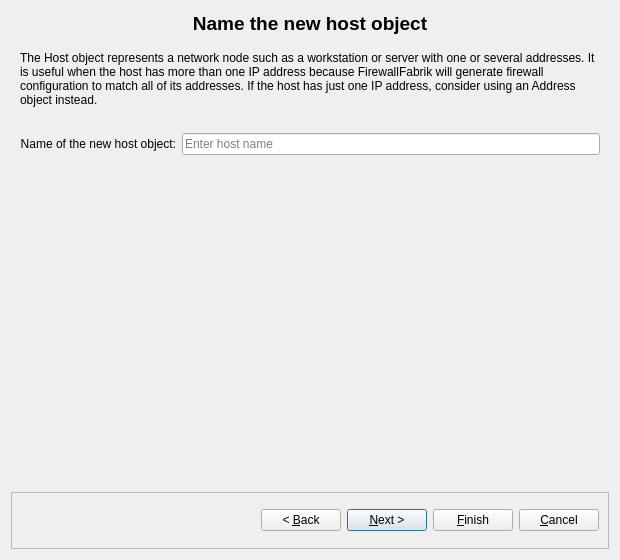
<?xml version="1.0" encoding="UTF-8"?>
<ui version="4.0">
 <class>newHostDialog_q</class>
 <widget class="QDialog" name="newHostDialog_q">
  <property name="windowModality">
   <enum>Qt::WindowModality::WindowModal</enum>
  </property>
  <property name="geometry">
   <rect>
    <x>0</x>
    <y>0</y>
    <width>620</width>
    <height>560</height>
   </rect>
  </property>
  <property name="windowTitle">
   <string>Create New Host</string>
  </property>
  <layout class="QGridLayout">
   <item row="0" column="0">
    <widget class="QLabel" name="titleLabel">
     <property name="sizePolicy">
      <sizepolicy hsizetype="MinimumExpanding" vsizetype="Fixed">
       <horstretch>0</horstretch>
       <verstretch>0</verstretch>
      </sizepolicy>
     </property>
     <property name="minimumSize">
      <size>
       <width>0</width>
       <height>25</height>
      </size>
     </property>
     <property name="font">
      <font>
       <pointsize>14</pointsize>
       <bold>true</bold>
      </font>
     </property>
     <property name="text">
      <string>Name the new host object</string>
     </property>
     <property name="alignment">
      <set>Qt::AlignmentFlag::AlignCenter</set>
     </property>
    </widget>
   </item>
   <item row="1" column="0">
    <widget class="QStackedWidget" name="stackedWidget">
     <property name="minimumSize">
      <size>
       <width>500</width>
       <height>380</height>
      </size>
     </property>
     <property name="currentIndex">
      <number>0</number>
     </property>
     <!-- Page 0: Object name -->
     <widget class="QWidget" name="page_name">
      <layout class="QVBoxLayout" name="page0Layout">
       <item>
        <widget class="QLabel" name="descriptionLabel">
         <property name="text">
          <string>The Host object represents a network node such as a workstation or server with one or several addresses. It is useful when the host has more than one IP address because FirewallFabrik will generate firewall configuration to match all of its addresses. If the host has just one IP address, consider using an Address object instead.</string>
         </property>
         <property name="wordWrap">
          <bool>true</bool>
         </property>
        </widget>
       </item>
       <item>
        <spacer name="spacer_name_top">
         <property name="orientation">
          <enum>Qt::Orientation::Vertical</enum>
         </property>
         <property name="sizeType">
          <enum>QSizePolicy::Policy::Fixed</enum>
         </property>
         <property name="sizeHint" stdset="0">
          <size>
           <width>20</width>
           <height>20</height>
          </size>
         </property>
        </spacer>
       </item>
       <item>
        <layout class="QHBoxLayout" name="nameLayout">
         <item>
          <widget class="QLabel" name="nameLabel">
           <property name="text">
            <string>Name of the new host object:</string>
           </property>
           <property name="alignment">
            <set>Qt::AlignmentFlag::AlignRight|Qt::AlignmentFlag::AlignVCenter</set>
           </property>
          </widget>
         </item>
         <item>
          <widget class="QLineEdit" name="obj_name">
           <property name="toolTip">
            <string>Enter the name for the new host. The name must be unique within the library.</string>
           </property>
           <property name="placeholderText">
            <string>Enter host name</string>
           </property>
          </widget>
         </item>
        </layout>
       </item>
       <item>
        <spacer name="spacer_name_bottom">
         <property name="orientation">
          <enum>Qt::Orientation::Vertical</enum>
         </property>
         <property name="sizeHint" stdset="0">
          <size>
           <width>20</width>
           <height>200</height>
          </size>
         </property>
        </spacer>
       </item>
      </layout>
     </widget>
     <!-- Page 1: Configure interfaces -->
     <widget class="QWidget" name="page_interfaces">
      <layout class="QVBoxLayout" name="page1Layout">
       <item>
        <widget class="QLabel" name="ifaceDescriptionLabel">
         <property name="sizePolicy">
          <sizepolicy hsizetype="Preferred" vsizetype="Fixed">
           <horstretch>0</horstretch>
           <verstretch>0</verstretch>
          </sizepolicy>
         </property>
         <property name="text">
          <string>Add interfaces to the new host. &quot;Name&quot; corresponds to the name of the physical interface, such as &quot;eth0&quot; or &quot;ens192&quot;. &quot;Label&quot; is used to mark an interface to reflect network topology, e.g. &quot;outside&quot; or &quot;inside&quot;. Select &quot;Unnumbered&quot; for interfaces without an IP address (e.g. tunnel endpoints). Select &quot;Dynamic&quot; for interfaces that get their IP via DHCP or PPP.</string>
         </property>
         <property name="wordWrap">
          <bool>true</bool>
         </property>
        </widget>
       </item>
       <item>
        <widget class="QTabWidget" name="interfaceEditor">
         <property name="toolTip">
          <string>Each tab represents one network interface. Use the + and − buttons to add or remove interfaces.</string>
         </property>
        </widget>
       </item>
       <item>
        <widget class="QLabel" name="ifaceValidationLabel">
         <property name="text">
          <string/>
         </property>
         <property name="wordWrap">
          <bool>true</bool>
         </property>
         <property name="styleSheet">
          <string>color: red;</string>
         </property>
        </widget>
       </item>
      </layout>
     </widget>
    </widget>
   </item>
   <item row="2" column="0">
    <widget class="QFrame" name="frame">
     <property name="sizePolicy">
      <sizepolicy hsizetype="MinimumExpanding" vsizetype="Fixed">
       <horstretch>1</horstretch>
       <verstretch>0</verstretch>
      </sizepolicy>
     </property>
     <property name="minimumSize">
      <size>
       <width>400</width>
       <height>50</height>
      </size>
     </property>
     <property name="frameShape">
      <enum>QFrame::Shape::StyledPanel</enum>
     </property>
     <property name="frameShadow">
      <enum>QFrame::Shadow::Raised</enum>
     </property>
     <layout class="QHBoxLayout">
      <item>
       <spacer>
        <property name="orientation">
         <enum>Qt::Orientation::Horizontal</enum>
        </property>
        <property name="sizeHint" stdset="0">
         <size>
          <width>161</width>
          <height>37</height>
         </size>
        </property>
       </spacer>
      </item>
      <item>
       <widget class="QPushButton" name="backButton">
        <property name="text">
         <string>&lt; &amp;Back</string>
        </property>
        <property name="autoDefault">
         <bool>false</bool>
        </property>
       </widget>
      </item>
      <item>
       <widget class="QPushButton" name="nextButton">
        <property name="text">
         <string>&amp;Next &gt;</string>
        </property>
        <property name="default">
         <bool>true</bool>
        </property>
       </widget>
      </item>
      <item>
       <widget class="QPushButton" name="finishButton">
        <property name="text">
         <string>&amp;Finish</string>
        </property>
       </widget>
      </item>
      <item>
       <widget class="QPushButton" name="cancelButton">
        <property name="text">
         <string>&amp;Cancel</string>
        </property>
        <property name="autoDefault">
         <bool>false</bool>
        </property>
       </widget>
      </item>
     </layout>
    </widget>
   </item>
  </layout>
 </widget>
 <resources/>
 <connections/>
</ui>
